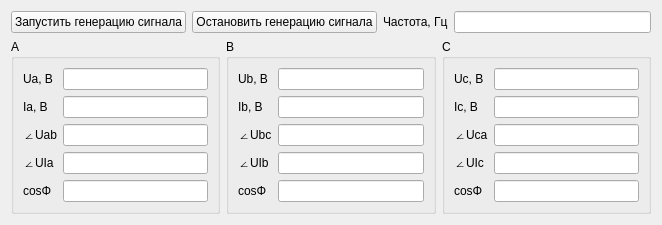
<?xml version="1.0" encoding="UTF-8"?>
<ui version="4.0">
 <class>EnergoFormDeviceWidget</class>
 <widget class="QWidget" name="EnergoFormDeviceWidget">
  <property name="geometry">
   <rect>
    <x>0</x>
    <y>0</y>
    <width>662</width>
    <height>208</height>
   </rect>
  </property>
  <property name="maximumSize">
   <size>
    <width>863</width>
    <height>208</height>
   </size>
  </property>
  <property name="windowTitle">
   <string>Form</string>
  </property>
  <layout class="QVBoxLayout" name="mainLayout">
   <item>
    <layout class="QHBoxLayout" name="topButtonsLayout">
     <item>
      <widget class="QPushButton" name="startGenerationButton">
       <property name="text">
        <string>Запустить генерацию сигнала</string>
       </property>
      </widget>
     </item>
     <item>
      <widget class="QPushButton" name="stopGenerationButton">
       <property name="text">
        <string>Остановить генерацию сигнала</string>
       </property>
      </widget>
     </item>
     <item>
      <layout class="QHBoxLayout" name="frequencyLayout">
       <item>
        <widget class="QLabel" name="labelFrequency">
         <property name="text">
          <string>Частота, Гц</string>
         </property>
         <property name="buddy">
          <cstring>lineEditFrequency</cstring>
         </property>
        </widget>
       </item>
       <item>
        <widget class="QLineEdit" name="lineEditFrequency"/>
       </item>
      </layout>
     </item>
    </layout>
   </item>
   <item>
    <layout class="QHBoxLayout" name="phaseSettingsLayout">
     <item>
      <widget class="QGroupBox" name="groupBoxA">
       <property name="title">
        <string>A</string>
       </property>
       <layout class="QFormLayout" name="phaseALayout">
        <item row="0" column="0">
         <widget class="QLabel" name="labelUa">
          <property name="text">
           <string>Ua, В</string>
          </property>
          <property name="buddy">
           <cstring>lineEditUa</cstring>
          </property>
         </widget>
        </item>
        <item row="0" column="1">
         <widget class="QLineEdit" name="lineEditUa"/>
        </item>
        <item row="1" column="0">
         <widget class="QLabel" name="labelIa">
          <property name="text">
           <string>Ia, В</string>
          </property>
          <property name="buddy">
           <cstring>lineEditIa</cstring>
          </property>
         </widget>
        </item>
        <item row="1" column="1">
         <widget class="QLineEdit" name="lineEditIa"/>
        </item>
        <item row="2" column="0">
         <widget class="QLabel" name="labelAngleUab">
          <property name="text">
           <string>∠Uab</string>
          </property>
          <property name="buddy">
           <cstring>lineEditAngleUab</cstring>
          </property>
         </widget>
        </item>
        <item row="2" column="1">
         <widget class="QLineEdit" name="lineEditAngleUab"/>
        </item>
        <item row="3" column="0">
         <widget class="QLabel" name="labelAngleUIa">
          <property name="text">
           <string>∠UIa</string>
          </property>
          <property name="buddy">
           <cstring>lineEditAngleUIa</cstring>
          </property>
         </widget>
        </item>
        <item row="3" column="1">
         <widget class="QLineEdit" name="lineEditAngleUIa"/>
        </item>
        <item row="4" column="0">
         <widget class="QLabel" name="labelCosUIa">
          <property name="text">
           <string>cosΦ</string>
          </property>
          <property name="buddy">
           <cstring>lineEditCosUIa</cstring>
          </property>
         </widget>
        </item>
        <item row="4" column="1">
         <widget class="QLineEdit" name="lineEditCosUIa">
          <property name="enabled">
           <bool>true</bool>
          </property>
          <property name="palette">
           <palette>
            <active>
             <colorrole role="Base">
              <brush brushstyle="SolidPattern">
               <color alpha="255">
                <red>240</red>
                <green>240</green>
                <blue>240</blue>
               </color>
              </brush>
             </colorrole>
            </active>
            <inactive>
             <colorrole role="Base">
              <brush brushstyle="SolidPattern">
               <color alpha="255">
                <red>255</red>
                <green>255</green>
                <blue>255</blue>
               </color>
              </brush>
             </colorrole>
            </inactive>
            <disabled>
             <colorrole role="Base">
              <brush brushstyle="SolidPattern">
               <color alpha="255">
                <red>240</red>
                <green>240</green>
                <blue>240</blue>
               </color>
              </brush>
             </colorrole>
            </disabled>
           </palette>
          </property>
          <property name="readOnly">
           <bool>true</bool>
          </property>
         </widget>
        </item>
       </layout>
      </widget>
     </item>
     <item>
      <widget class="QGroupBox" name="groupBoxB">
       <property name="title">
        <string>B</string>
       </property>
       <layout class="QFormLayout" name="phaseBLayout">
        <item row="0" column="0">
         <widget class="QLabel" name="labelUb">
          <property name="text">
           <string>Ub, В</string>
          </property>
          <property name="buddy">
           <cstring>lineEditUb</cstring>
          </property>
         </widget>
        </item>
        <item row="0" column="1">
         <widget class="QLineEdit" name="lineEditUb"/>
        </item>
        <item row="1" column="0">
         <widget class="QLabel" name="labelIb">
          <property name="text">
           <string>Ib, В</string>
          </property>
          <property name="buddy">
           <cstring>lineEditIb</cstring>
          </property>
         </widget>
        </item>
        <item row="1" column="1">
         <widget class="QLineEdit" name="lineEditIb"/>
        </item>
        <item row="2" column="0">
         <widget class="QLabel" name="labelAngleUbc">
          <property name="text">
           <string>∠Ubc</string>
          </property>
          <property name="buddy">
           <cstring>lineEditAngleUbc</cstring>
          </property>
         </widget>
        </item>
        <item row="2" column="1">
         <widget class="QLineEdit" name="lineEditAngleUbc">
          <property name="enabled">
           <bool>true</bool>
          </property>
          <property name="palette">
           <palette>
            <active>
             <colorrole role="Base">
              <brush brushstyle="SolidPattern">
               <color alpha="255">
                <red>240</red>
                <green>240</green>
                <blue>240</blue>
               </color>
              </brush>
             </colorrole>
            </active>
            <inactive>
             <colorrole role="Base">
              <brush brushstyle="SolidPattern">
               <color alpha="255">
                <red>255</red>
                <green>255</green>
                <blue>255</blue>
               </color>
              </brush>
             </colorrole>
            </inactive>
            <disabled>
             <colorrole role="Base">
              <brush brushstyle="SolidPattern">
               <color alpha="255">
                <red>240</red>
                <green>240</green>
                <blue>240</blue>
               </color>
              </brush>
             </colorrole>
            </disabled>
           </palette>
          </property>
          <property name="text">
           <string/>
          </property>
          <property name="readOnly">
           <bool>true</bool>
          </property>
          <property name="clearButtonEnabled">
           <bool>false</bool>
          </property>
         </widget>
        </item>
        <item row="3" column="0">
         <widget class="QLabel" name="labelAngleUIb">
          <property name="text">
           <string>∠UIb</string>
          </property>
          <property name="buddy">
           <cstring>lineEditAngleUIb</cstring>
          </property>
         </widget>
        </item>
        <item row="3" column="1">
         <widget class="QLineEdit" name="lineEditAngleUIb">
          <property name="enabled">
           <bool>true</bool>
          </property>
         </widget>
        </item>
        <item row="4" column="0">
         <widget class="QLabel" name="labelCosUIb">
          <property name="text">
           <string>cosΦ</string>
          </property>
          <property name="buddy">
           <cstring>lineEditCosUIb</cstring>
          </property>
         </widget>
        </item>
        <item row="4" column="1">
         <widget class="QLineEdit" name="lineEditCosUIb">
          <property name="enabled">
           <bool>true</bool>
          </property>
          <property name="palette">
           <palette>
            <active>
             <colorrole role="Base">
              <brush brushstyle="SolidPattern">
               <color alpha="255">
                <red>240</red>
                <green>240</green>
                <blue>240</blue>
               </color>
              </brush>
             </colorrole>
            </active>
            <inactive>
             <colorrole role="Base">
              <brush brushstyle="SolidPattern">
               <color alpha="255">
                <red>255</red>
                <green>255</green>
                <blue>255</blue>
               </color>
              </brush>
             </colorrole>
            </inactive>
            <disabled>
             <colorrole role="Base">
              <brush brushstyle="SolidPattern">
               <color alpha="255">
                <red>240</red>
                <green>240</green>
                <blue>240</blue>
               </color>
              </brush>
             </colorrole>
            </disabled>
           </palette>
          </property>
          <property name="autoFillBackground">
           <bool>false</bool>
          </property>
          <property name="readOnly">
           <bool>true</bool>
          </property>
         </widget>
        </item>
       </layout>
      </widget>
     </item>
     <item>
      <widget class="QGroupBox" name="groupBoxC">
       <property name="title">
        <string>C</string>
       </property>
       <layout class="QFormLayout" name="phaseCLayout">
        <item row="0" column="0">
         <widget class="QLabel" name="labelUc">
          <property name="text">
           <string>Uc, В</string>
          </property>
          <property name="buddy">
           <cstring>lineEditUc</cstring>
          </property>
         </widget>
        </item>
        <item row="0" column="1">
         <widget class="QLineEdit" name="lineEditUc"/>
        </item>
        <item row="1" column="0">
         <widget class="QLabel" name="labelIc">
          <property name="text">
           <string>Ic, В</string>
          </property>
          <property name="buddy">
           <cstring>lineEditIc</cstring>
          </property>
         </widget>
        </item>
        <item row="1" column="1">
         <widget class="QLineEdit" name="lineEditIc"/>
        </item>
        <item row="2" column="0">
         <widget class="QLabel" name="labelAngleUca">
          <property name="text">
           <string>∠Uca</string>
          </property>
          <property name="buddy">
           <cstring>lineEditAngleUca</cstring>
          </property>
         </widget>
        </item>
        <item row="2" column="1">
         <widget class="QLineEdit" name="lineEditAngleUca"/>
        </item>
        <item row="3" column="0">
         <widget class="QLabel" name="labelAngleUIc">
          <property name="text">
           <string>∠UIc</string>
          </property>
          <property name="buddy">
           <cstring>lineEditAngleUIc</cstring>
          </property>
         </widget>
        </item>
        <item row="3" column="1">
         <widget class="QLineEdit" name="lineEditAngleUIc"/>
        </item>
        <item row="4" column="0">
         <widget class="QLabel" name="labelCosUIc">
          <property name="text">
           <string>cosΦ</string>
          </property>
          <property name="buddy">
           <cstring>lineEditCosUIc</cstring>
          </property>
         </widget>
        </item>
        <item row="4" column="1">
         <widget class="QLineEdit" name="lineEditCosUIc">
          <property name="enabled">
           <bool>true</bool>
          </property>
          <property name="palette">
           <palette>
            <active>
             <colorrole role="Base">
              <brush brushstyle="SolidPattern">
               <color alpha="255">
                <red>240</red>
                <green>240</green>
                <blue>240</blue>
               </color>
              </brush>
             </colorrole>
            </active>
            <inactive>
             <colorrole role="Base">
              <brush brushstyle="SolidPattern">
               <color alpha="255">
                <red>255</red>
                <green>255</green>
                <blue>255</blue>
               </color>
              </brush>
             </colorrole>
            </inactive>
            <disabled>
             <colorrole role="Base">
              <brush brushstyle="SolidPattern">
               <color alpha="255">
                <red>240</red>
                <green>240</green>
                <blue>240</blue>
               </color>
              </brush>
             </colorrole>
            </disabled>
           </palette>
          </property>
          <property name="readOnly">
           <bool>true</bool>
          </property>
         </widget>
        </item>
       </layout>
      </widget>
     </item>
    </layout>
   </item>
  </layout>
 </widget>
 <tabstops>
  <tabstop>lineEditFrequency</tabstop>
  <tabstop>lineEditUa</tabstop>
  <tabstop>lineEditUb</tabstop>
  <tabstop>lineEditUc</tabstop>
  <tabstop>lineEditIa</tabstop>
  <tabstop>lineEditIb</tabstop>
  <tabstop>lineEditIc</tabstop>
  <tabstop>lineEditAngleUab</tabstop>
  <tabstop>lineEditAngleUbc</tabstop>
  <tabstop>lineEditAngleUca</tabstop>
  <tabstop>lineEditAngleUIa</tabstop>
  <tabstop>lineEditAngleUIb</tabstop>
  <tabstop>lineEditAngleUIc</tabstop>
  <tabstop>lineEditCosUIa</tabstop>
  <tabstop>lineEditCosUIb</tabstop>
  <tabstop>lineEditCosUIc</tabstop>
  <tabstop>startGenerationButton</tabstop>
  <tabstop>stopGenerationButton</tabstop>
 </tabstops>
 <resources/>
 <connections/>
 <designerdata>
  <property name="gridDeltaX">
   <number>10</number>
  </property>
  <property name="gridDeltaY">
   <number>10</number>
  </property>
  <property name="gridSnapX">
   <bool>true</bool>
  </property>
  <property name="gridSnapY">
   <bool>true</bool>
  </property>
  <property name="gridVisible">
   <bool>true</bool>
  </property>
 </designerdata>
</ui>
